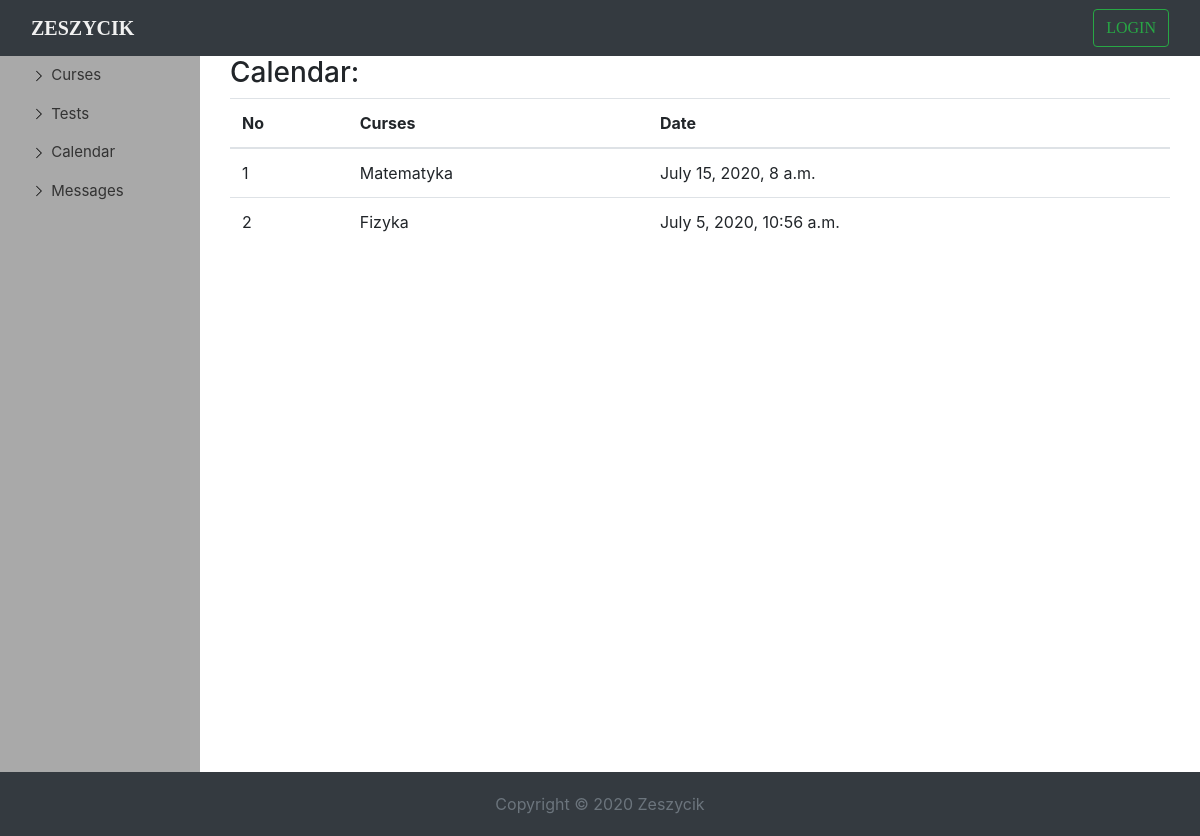
Page /calendar on the earlier database version.
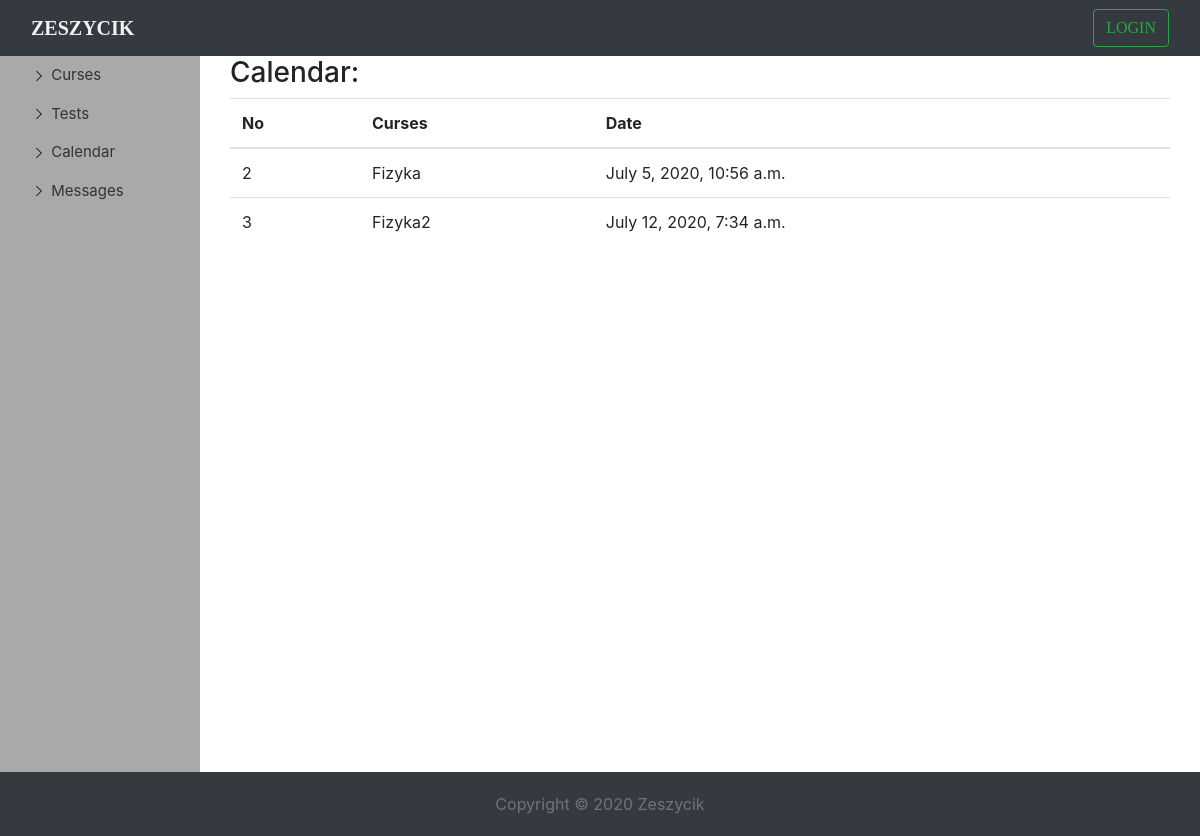
Same page on the later database version.
### school/models.py (models this page shows, shortened)
class Lesson(models.Model):
    name = models.CharField(max_length=150, unique=True, blank=False)
    description = models.CharField(max_length=250)
    teacher = models.ForeignKey(SchoolUser, on_delete=models.SET_NULL, null=True, blank=True, related_name='teacher')
    date = models.DateTimeField(default=timezone.now)
    data = models.FileField(blank=True, null=True)
    students = models.ManyToManyField(SchoolUser, null=True, blank=True, related_name='students')

### school/views.py (the view)
# urls.py: path('calendar', CalendarView.as_view(), name='calendar'),
class CalendarView(ListView):
    template_name = 'calendar.html'
    model = Lesson
    context_object_name = 'lessons'

### school/templates/calendar.html (shortened to what this page needs)
{% extends 'dashboard2.html' %}
{% load static %}
{% block title %}
    <div class="container-fluid" id="dashborad-container">
    <h3>Calendar:</h3>
    <div class=" table table-responsive-md">
      <table class="table">
          <thead>
            <th scope="col">No</th>
            <th scope="col">Curses</th>
            <th scope="col">Date</th>
          </thead>
          <tbody>
            {% for lessons in lessons %}
                <tr >
                    <td>{{ lessons.pk }}</td>
                     <td>{{ lessons.name }}</td>
                    <td>{{ lessons.date }}</td>
                </tr>
            {% endfor %}
          </tbody>
      </table>
    </div>
    </div>
{% endblock title %}

### school/templates/dashboard2.html (shortened to what this page needs)
{% extends 'base.html' %}
{% load static %}
 {% block content %}
     <link rel="stylesheet" href="{% static 'css/dashboard.css' %}">
  <div class="container-fluid" id="dashborad-container">
      <div class="row">
          <div class="left-sidebar col-md-2 padding ">
                <ul class="nav flex-column sidebar-nav">
                    <li class="nav-item">
                        <a class="nav-link active" href="{% url 'lessons_list' %}">
                            <svg class="bi bi-chevron-right" width="16" height="16" viewBox="0 0 20 20"  xmlns="http://www.w3.org/2000/svg"><path fill-rule="evenodd" d="M6.646 3.646a.5.5 0 01.708 0l6 6a.5.5 0 010 .708l-6 6a.5.5 0 01-.708-.708L12.293 10 6.646 4.354a.5.5 0 010-.708z"/></svg>
                            Curses</a>
                    </li>
                    <li class="nav-item">
                        <a class="nav-link" href="{% url 'studenttest_list' %}">
                            <svg class="bi bi-chevron-right" width="16" height="16" viewBox="0 0 20 20" xmlns="http://www.w3.org/2000/svg"><path fill-rule="evenodd" d="M6.646 3.646a.5.5 0 01.708 0l6 6a.5.5 0 010 .708l-6 6a.5.5 0 01-.708-.708L12.293 10 6.646 4.354a.5.5 0 010-.708z"/></svg>
                            Tests</a>
                    </li>
                    <li class="nav-item">
                        <a class="nav-link" href="{% url 'calendar' %}">
                            <svg class="bi bi-chevron-right" width="16" height="16" viewBox="0 0 20 20"  xmlns="http://www.w3.org/2000/svg"><path fill-rule="evenodd" d="M6.646 3.646a.5.5 0 01.708 0l6 6a.5.5 0 010 .708l-6 6a.5.5 0 01-.708-.708L12.293 10 6.646 4.354a.5.5 0 010-.708z"/></svg>
                            Calendar</a>
                    </li>
                    <li class="nav-item">
                        <a class="nav-link " href="{% url 'messages_list' %}" >
                            <svg class="bi bi-chevron-right" width="16" height="16" viewBox="0 0 20 20"  xmlns="http://www.w3.org/2000/svg"><path fill-rule="evenodd" d="M6.646 3.646a.5.5 0 01.708 0l6 6a.5.5 0 010 .708l-6 6a.5.5 0 01-.708-.708L12.293 10 6.646 4.354a.5.5 0 010-.708z"/></svg>
                            Messages</a>
                    </li>
                </ul>
          </div>
          <div class="col-md-10 padding " id="base-col" >
              {% block title %}
              {% endblock %}
          </div>
        </div>
  </div>
{% endblock %}

### school/templates/base.html (shortened to what this page needs)
{% load static %}
<!DOCTYPE html>
<html lang="en">
<head>
    <link rel="stylesheet" href="{% static 'css/index.css' %}">
    <link rel="stylesheet" href="https://stackpath.bootstrapcdn.com/bootstrap/4.5.0/css/bootstrap.min.css">
</head>
<body>
<nav class="navbar navbar-expand-sm navbar-default navbar-fixed-top bg-dark justify-content-end mt">
<div class="container-fluid">
  <a class="navbar-brand " href="{% url 'index' %}">ZESZYCIK</a>
      <form class="form-inline my-2 my-sm-0 " >
        {% if user.is_authenticated %}
            <a class="btn btn-outline-success padding " href="{% url 'dashboard' %}">Zalogowano: {{ user.username }} <span class="sr-only">(current)</span></a>
            <a class="btn btn-outline-success my-2 my-sm-0" href="{% url 'logout' %}">LOGOUT</a>
        {% else %}
            <a class="btn btn-outline-success my-2 my-sm-0" href="{% url 'login' %}" >LOGIN</a>
        {% endif %}
      </form>
</div>
</nav>
    {% block content %}
    {% endblock %}
<div class="container-fluid">
<footer class="fixed-bottom bg-dark">
  <div class="text-center">
    <span class="text-muted">Copyright &copy; 2020 Zeszycik</span>
  </div>
</footer>
</div>
</body>
</html>

### static/css/index.css (style rules this page uses)
body { margin-top: 70px; background-attachment: fixed; background-size: 100%; font-size: 16px; }
.navbar-default { background-color: #ffffff !important; border:0; font-family: "Poppins"; }
.navbar-brand { font-size: 30px; color: #f1f1f1 !important; font-weight: bold; }
footer { padding: 20px; }

### static/css/dashboard.css (style rules this page uses)
.left-sidebar { position: sticky; top: 0; height: calc(100vh - 20px); background-color: darkgray; }
.nav-link { font-size: 20px; color: #000000; }
.sidebar-nav li .nav-link { color: #333; font-size: 15px; }
#base-col { max-width: 100% !important; display: flex; }
#dashborad-container { display: flex; flex-direction: column; }

Differences in the rows shown:
removed Lesson: pk "1", name "Matematyka", date "July 15, 2020, 8 a.m."
added Lesson: pk "3", name "Fizyka2", date "July 12, 2020, 7:34 a.m."
